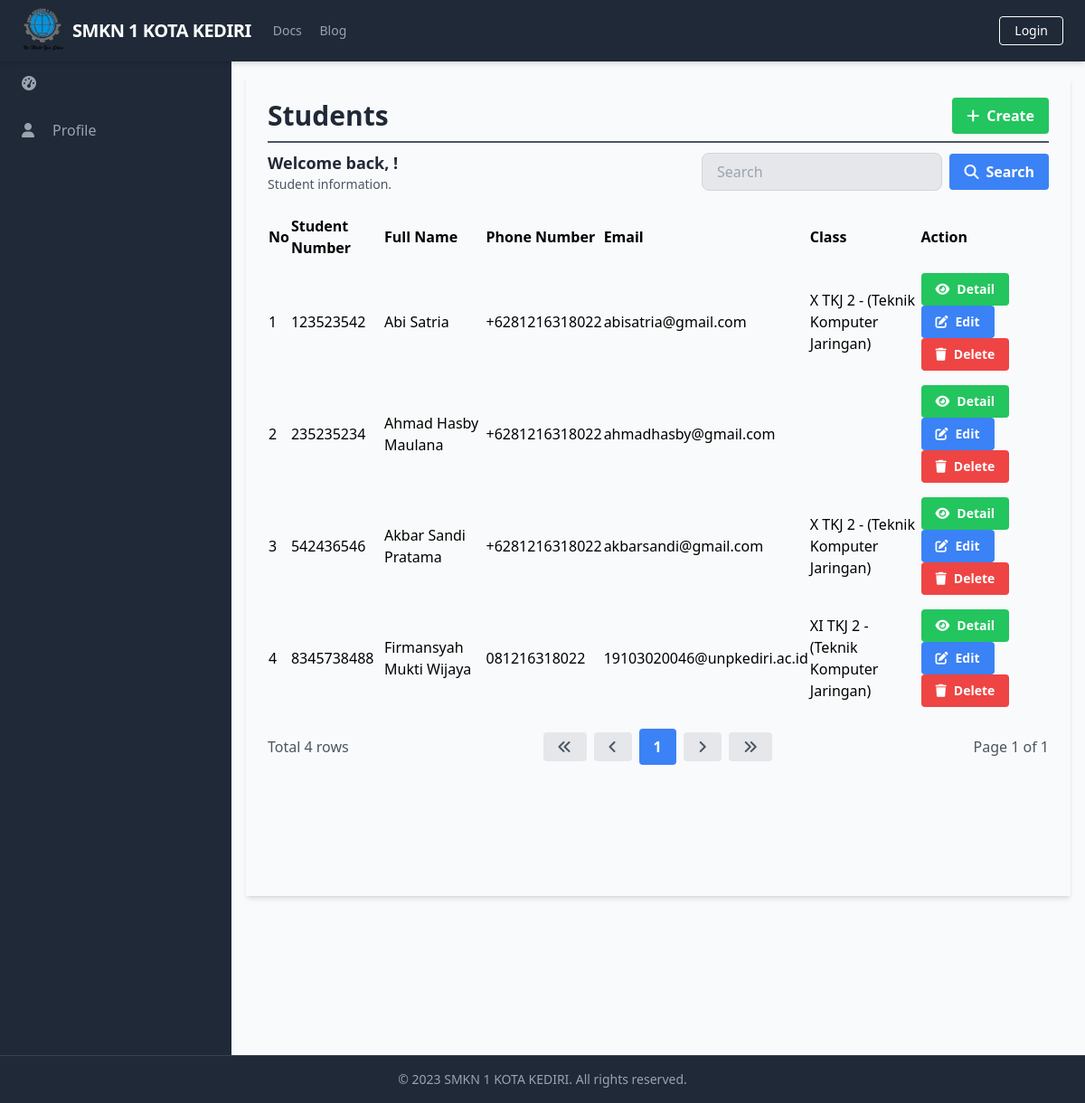
Before: /manage_students/manage_students_list.php with the older database file.
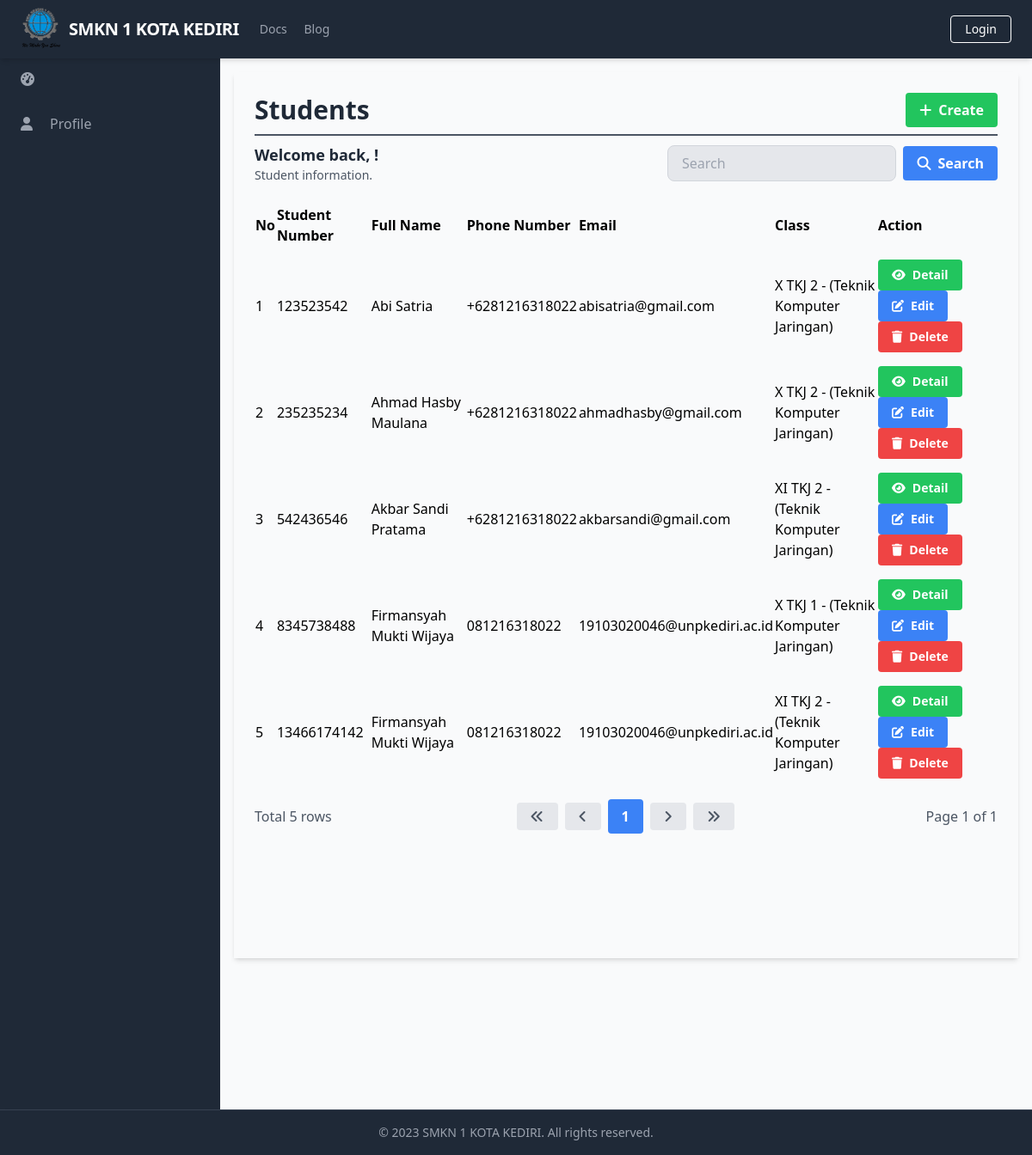
After: the same page with the newer database file.
### tables this page shows
CREATE TABLE `Students` (
  `StudentID` int(11) NOT NULL,
  `StudentNumber` varchar(20) DEFAULT NULL,
  `Religion` varchar(20) DEFAULT NULL,
  `ParentGuardianFullName` varchar(100) DEFAULT NULL,
  `ParentGuardianAddress` varchar(256) DEFAULT NULL,
  `ParentGuardianPhoneNumber` varchar(20) DEFAULT NULL,
  `ParentGuardianEmail` varchar(100) DEFAULT NULL,
  `ClassID` int(11) DEFAULT NULL,
  `UserID` int(11) DEFAULT NULL
);

CREATE TABLE `Users` (
  `UserID` int(11) NOT NULL,
  `Username` varchar(50) NOT NULL,
  `Password` varchar(255) NOT NULL,
  `Email` varchar(100) NOT NULL,
  `FullName` varchar(100) DEFAULT NULL,
  `DateOfBirth` date DEFAULT NULL,
  `Gender` varchar(10) DEFAULT NULL,
  `Address` text DEFAULT NULL,
  `PhoneNumber` varchar(20) DEFAULT NULL,
  `RoleID` int(11) DEFAULT NULL,
  `AccountCreationDate` timestamp NOT NULL DEFAULT current_timestamp() ON UPDATE current_timestamp(),
  `LastLogin` datetime DEFAULT NULL,
  `AccountStatus` varchar(20) DEFAULT NULL,
  `ProfilePictureURL` varchar(255) DEFAULT NULL,
  `ActivationStatus` varchar(20) DEFAULT NULL
);

CREATE TABLE `Classes` (
  `ClassID` int(11) NOT NULL,
  `ClassName` varchar(50) DEFAULT NULL,
  `EducationLevel` varchar(20) DEFAULT NULL,
  `HomeroomTeacher` varchar(50) DEFAULT NULL,
  `Curriculum` varchar(50) DEFAULT NULL,
  `AcademicYear` varchar(20) DEFAULT NULL,
  `ClassCode` varchar(20) DEFAULT NULL
);

### database/connection.php (called while the page is built, shortened)
<?php
$baseUrl = "http://localhost/final_project_aziz_2023/";

### public/manage_students/manage_students_list.php (the view, shortened to what the changed rows need)
<?php
require_once('../../database/connection.php');
?>
<?php include_once('../components/header.php'); ?>
<div class="h-screen flex flex-col">
  <div class="flex-grow bg-gray-50 flex flex-row shadow-md">
    <main class="bg-gray-50 flex flex-col flex-1 overflow-y-scroll h-screen flex-shrink-0 sc-hide pb-40">
      <div class="flex items-start justify-start p-6 shadow-md m-4 flex-1 flex-col">
        <div class="flex flex-row justify-between items-center w-full border-b-2 border-gray-600 mb-2 pb-2">
          <h1 class="text-3xl text-gray-800 font-semibold w-full">Students</h1>
        </div>
        <div class="flex flex-col w-full">
          <div class="flex flex-row justify-between items-center w-full mb-2 pb-2">
            <div>
              <h2 class="text-lg text-gray-800 font-semibold">Welcome back, <?php echo $_SESSION['FullName']; ?>!</h2>
            </div>
          </div>
          <table class="min-w-full">
            <thead>
              <tr>
                <th class="text-left py-2">No</th>
                <th class="text-left py-2">Student Number</th>
                <th class="text-left py-2">Full Name</th>
                <th class="text-left py-2">Phone Number</th>
                <th class="text-left py-2">Email</th>
                <th class="text-left py-2">Class</th>
                <th class="text-left py-2">Action</th>
              </tr>
            </thead>
            <tbody>
              <?php
              $searchTerm = isset($_GET['search']) ? $_GET['search'] : '';
              $page = isset($_GET['page']) ? $_GET['page'] : 1;
              $query = "SELECT Students.StudentID, Students.StudentNumber, Users.FullName, Users.PhoneNumber, Users.Email, Classes.ClassName
                        FROM Students
                        INNER JOIN Users ON Students.UserID = Users.UserID
                        LEFT JOIN Classes ON Students.ClassID = Classes.ClassID
                        WHERE Students.StudentNumber LIKE '%$searchTerm%'
                        OR Users.FullName LIKE '%$searchTerm%'
                        OR Users.PhoneNumber LIKE '%$searchTerm%'
                        OR Users.Email LIKE '%$searchTerm%'
                        LIMIT 15 OFFSET " . ($page - 1) * 15;
              $result = $conn->query($query);
              $queryCount = "SELECT COUNT(*) AS count
                             FROM Students
                             INNER JOIN Users ON Students.UserID = Users.UserID
                             LEFT JOIN Classes ON Students.ClassID = Classes.ClassID
                             WHERE Students.StudentNumber LIKE '%$searchTerm%'";
              $resultCount = $conn->query($queryCount);
              $rowCount = $resultCount->fetch_assoc()['count'];
              $totalPage = ceil($rowCount / 15);
              $no = 1;
              while ($row = $result->fetch_assoc()) {
              ?>
                <tr>
                  <td class="py-2"><?php echo $no++; ?></td>
                  <td class="py-2"><?php echo $row['StudentNumber']; ?></td>
                  <td class="py-2"><?php echo $row['FullName']; ?></td>
                  <td class="py-2"><?php echo $row['PhoneNumber']; ?></td>
                  <td class="py-2"><?php echo $row['Email']; ?></td>
                  <td class="py-2"><?php echo $row['ClassName']; ?></td>
                  <td class='py-2'>
                    <a href="<?php echo $baseUrl; ?>public/manage_students/manage_students_detail.php?id=<?php echo $row['StudentID'] ?>" class='bg-green-500 hover-bg-green-700 text-white font-bold py-2 px-4 rounded inline-flex items-center text-sm'>
                      <i class='fas fa-eye mr-2'></i>
                      <span>Detail</span>
                    </a>
                    <a href="<?php echo $baseUrl; ?>public/manage_students/manage_students_update.php?id=<?php echo $row['StudentID'] ?>" class='bg-blue-500 hover-bg-blue-700 text-white font-bold py-2 px-4 rounded inline-flex items-center text-sm'>
                      <i class='fas fa-edit mr-2'></i>
                      <span>Edit</span>
                    </a>
                    <a href="#" onclick="confirmDelete(<?php echo $row['StudentID']; ?>)" class='bg-red-500 hover-bg-red-700 text-white font-bold py-2 px-4 rounded inline-flex items-center text-sm'>
                      <i class='fas fa-trash mr-2'></i>
                      <span>Delete</span>
                    </a>
                  </td>
                </tr>
              <?php
              }
              ?>
            </tbody>
          </table>
          <div class="flex flex-row justify-between items-center w-full mt-4">
            <div class="flex flex-row justify-start items-center">
              <span class="text-gray-600">Total <?php echo $rowCount; ?> rows</span>
            </div>
            <div class="flex flex-row justify-end items-center space-x-2">
              <a href="?page=1&search=<?php echo $searchTerm; ?>" class="bg-gray-200 hover-bg-gray-300 text-gray-600 font-bold py-2 px-4 rounded inline-flex items-center">
                <i class="fas fa-angle-double-left"></i>
              </a>
              <a href="?page=<?php if ($page == 1) {
                                echo $page;
                              } else {
                                echo $page - 1;
                              } ?>&search=<?php echo $searchTerm; ?>" class="bg-gray-200 hover-bg-gray-300 text-gray-600 font-bold py-2 px-4 rounded inline-flex items-center">
                <i class="fas fa-angle-left"></i>
              </a>
              <?php
              $startPage = $page - 2;
              $endPage = $page + 2;
              if ($startPage < 1) {
                $endPage += abs($startPage) + 1;
                $startPage = 1;
              }
              if ($endPage > $totalPage) {
                $startPage -= $endPage - $totalPage;
                $endPage = $totalPage;
              }
              if ($startPage < 1) {
                $startPage = 1;
              }
              for ($i = $startPage; $i <= $endPage; $i++) {
                if ($i == $page) {
                  echo "<a href='?page=$i&search=$searchTerm' class='bg-blue-500 hover-bg-blue-700 text-white font-bold py-2 px-4 rounded inline-flex items-center'>$i</a>";
                } else {
                  echo "<a href='?page=$i&search=$searchTerm' class='bg-gray-200 hover-bg-gray-300 text-gray-600 font-bold py-2 px-4 rounded inline-flex items-center'>$i</a>";
                }
              }
              ?>
              <a href="?page=<?php if ($page == $totalPage) {
                                echo $page;
                              } else {
                                echo $page + 1;
                              } ?>&search=<?php echo $searchTerm; ?>" class="bg-gray-200 hover-bg-gray-300 text-gray-600 font-bold py-2 px-4 rounded inline-flex items-center">
                <i class="fas fa-angle-right"></i>
              </a>
              <a href="?page=<?php echo $totalPage; ?>&search=<?php echo $searchTerm; ?>" class="bg-gray-200 hover-bg-gray-300 text-gray-600 font-bold py-2 px-4 rounded inline-flex items-center">
                <i class="fas fa-angle-double-right"></i>
              </a>
            </div>
          </div>
        </div>
    </main>
  </div>
</div>
</body>
</html>

Changed rows visible on the page:
changed students "Ahmad Hasby Maulana": ClassID.ClassName (not shown) → "X TKJ 2 - (Teknik Komputer Jaringan)"
changed students "Akbar Sandi Pratama": ClassID.ClassName "X TKJ 2 - (Teknik Komputer Jaringan)" → "XI TKJ 2 - (Teknik Komputer Jaringan)"
changed students: ClassID.ClassName "XI TKJ 2 - (Teknik Komputer Jaringan)" → "X TKJ 1 - (Teknik Komputer Jaringan)"
added students: StudentNumber "13466174142", UserID.FullName "Firmansyah Mukti Wijaya", UserID.PhoneNumber "081216318022", UserID.Email "19103020046@unpkediri.ac.id", ClassID.ClassName "XI TKJ 2 - (Teknik Komputer Jaringan)"
Other visible differences:
$rowCount: "4" → "5"
